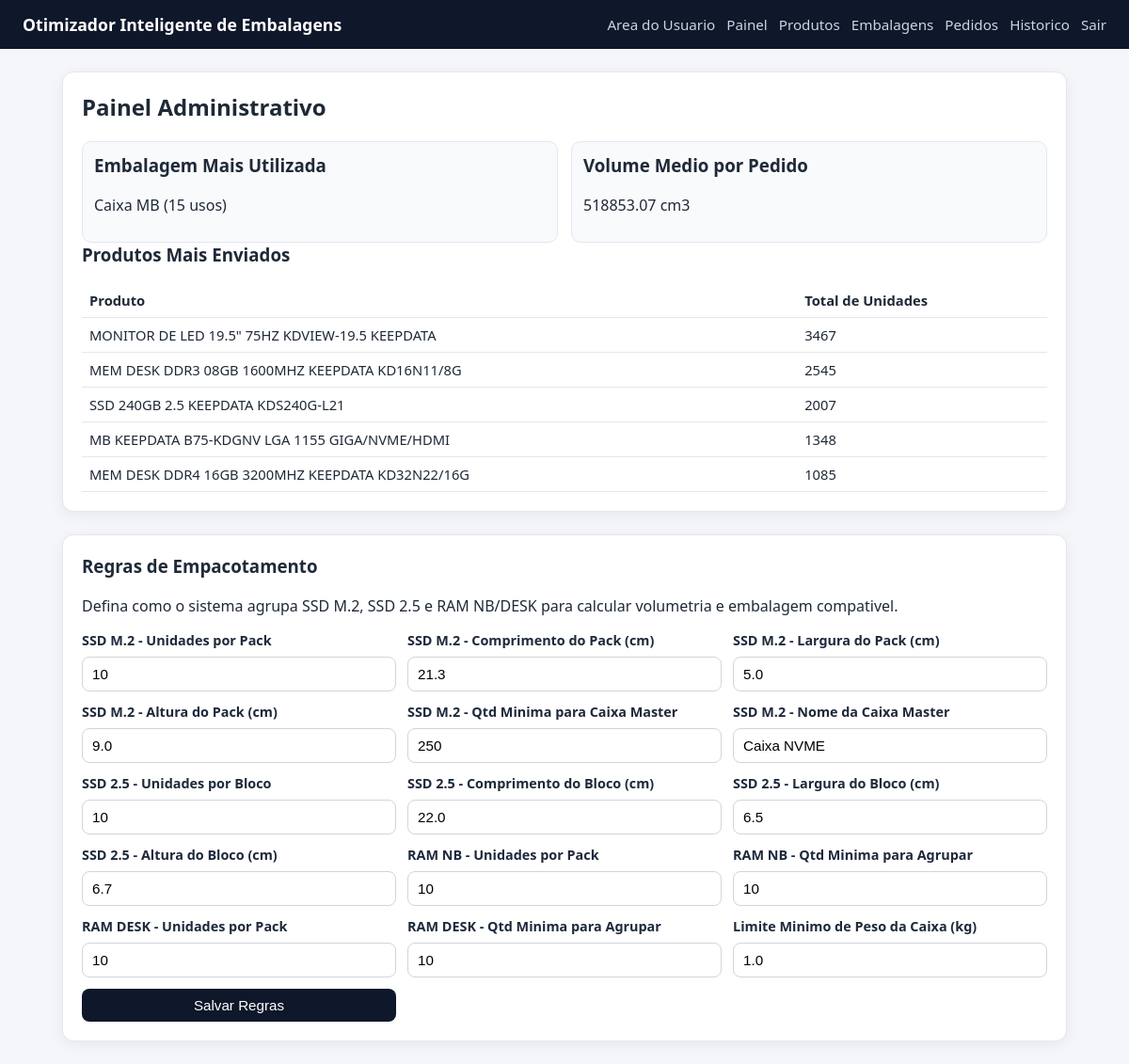
/admin (signed in), run on the app's committed database.
### tables this page shows
CREATE TABLE boxes (
                id INTEGER PRIMARY KEY AUTOINCREMENT,
                name TEXT NOT NULL UNIQUE,
                length_cm REAL NOT NULL,
                width_cm REAL NOT NULL,
                height_cm REAL NOT NULL,
                max_weight REAL NOT NULL
            , is_active INTEGER NOT NULL DEFAULT 1, max_capacity_weight REAL);

CREATE TABLE products (
                id INTEGER PRIMARY KEY AUTOINCREMENT,
                name TEXT NOT NULL UNIQUE,
                length_cm REAL NOT NULL,
                width_cm REAL NOT NULL,
                height_cm REAL NOT NULL,
                weight REAL NOT NULL
            , sku TEXT);

### app_volum.py (the view)
@app.route("/admin", methods=["GET"])
@admin_required
def admin_dashboard():
    stats = get_dashboard_stats(DB_PATH)
    packing_rules = get_packing_rules(DB_PATH)
    return render_template("dashboard.html", stats=stats, packing_rules=packing_rules)

### app_volum.py (called while the page is built)
def admin_required(view_func):
    @wraps(view_func)
    def _wrapped(*args, **kwargs):
        if not session.get("is_admin"):
            next_url = request.path
            return redirect(url_for("admin_login", next=next_url))
        return view_func(*args, **kwargs)
    return _wrapped

### database.py (called while the page is built)
def get_connection(db_path):
    conn = sqlite3.connect(db_path)
    conn.row_factory = sqlite3.Row
    return conn

def _safe_int(value, default):
    try:
        return int(float(value))
    except Exception:
        return int(default)

def _safe_float(value, default):
    try:
        return float(value)
    except Exception:
        return float(default)

### templates/dashboard.html
{% extends 'base.html' %}
{% block content %}
<section class="card">
    <h2>Painel Administrativo</h2>
    <div class="stats-grid">
        <div class="stat-box">
            <h3>Embalagem Mais Utilizada</h3>
            {% if stats.most_used_box %}
                <p>{{ stats.most_used_box['name'] }} ({{ stats.most_used_box['uses'] }} usos)</p>
            {% else %}
                <p>Ainda nao ha dados de expedicao.</p>
            {% endif %}
        </div>
        <div class="stat-box">
            <h3>Volume Medio por Pedido</h3>
            <p>{{ '%.2f'|format(stats.avg_volume) }} cm3</p>
        </div>
    </div>
    <h3>Produtos Mais Enviados</h3>
    <table>
        <thead>
            <tr><th>Produto</th><th>Total de Unidades</th></tr>
        </thead>
        <tbody>
        {% for row in stats.top_products %}
            <tr>
                <td>{{ row['name'] }}</td>
                <td>{{ row['total_qty'] }}</td>
            </tr>
        {% else %}
            <tr><td colspan="2">Ainda nao ha dados de envio por produto.</td></tr>
        {% endfor %}
        </tbody>
    </table>
</section>
<section class="card" style="margin-top: 1.5rem;">
    <h3>Regras de Empacotamento</h3>
    <p>Defina como o sistema agrupa SSD M.2, SSD 2.5 e RAM NB/DESK para calcular volumetria e embalagem compativel.</p>
    <form method="post" action="{{ url_for('admin_packing_settings') }}" class="form-grid cols-2 form-packing">
        <label>SSD M.2 - Unidades por Pack
            <input type="number" min="1" step="1" name="ssdm2_bundle_qty" value="{{ packing_rules.get('ssdm2_bundle_qty', 10) }}" required>
        </label>
        <label>SSD M.2 - Comprimento do Pack (cm)
            <input type="number" min="0.1" step="0.1" name="ssdm2_bundle_length_cm" value="{{ packing_rules.get('ssdm2_bundle_length_cm', 21.3) }}" required>
        </label>
        <label>SSD M.2 - Largura do Pack (cm)
            <input type="number" min="0.1" step="0.1" name="ssdm2_bundle_width_cm" value="{{ packing_rules.get('ssdm2_bundle_width_cm', 5.0) }}" required>
        </label>
        <label>SSD M.2 - Altura do Pack (cm)
            <input type="number" min="0.1" step="0.1" name="ssdm2_bundle_height_cm" value="{{ packing_rules.get('ssdm2_bundle_height_cm', 9.0) }}" required>
        </label>
        <label>SSD M.2 - Qtd Minima para Caixa Master
            <input type="number" min="1" step="1" name="ssdm2_master_box_qty" value="{{ packing_rules.get('ssdm2_master_box_qty', 250) }}" required>
        </label>
        <label>SSD M.2 - Nome da Caixa Master
            <input type="text" name="ssdm2_default_box_name" value="{{ packing_rules.get('ssdm2_default_box_name', 'Caixa NVME') }}" required>
        </label>
        <label>SSD 2.5 - Unidades por Bloco
            <input type="number" min="1" step="1" name="ssd25_bundle_qty" value="{{ packing_rules['ssd25_bundle_qty'] }}" required>
        </label>
        <label>SSD 2.5 - Comprimento do Bloco (cm)
            <input type="number" min="0.1" step="0.1" name="ssd25_bundle_length_cm" value="{{ packing_rules['ssd25_bundle_length_cm'] }}" required>
        </label>
        <label>SSD 2.5 - Largura do Bloco (cm)
            <input type="number" min="0.1" step="0.1" name="ssd25_bundle_width_cm" value="{{ packing_rules['ssd25_bundle_width_cm'] }}" required>
        </label>
        <label>SSD 2.5 - Altura do Bloco (cm)
            <input type="number" min="0.1" step="0.1" name="ssd25_bundle_height_cm" value="{{ packing_rules['ssd25_bundle_height_cm'] }}" required>
        </label>
        <label>RAM NB - Unidades por Pack
            <input type="number" min="1" step="1" name="ram_nb_bundle_qty" value="{{ packing_rules['ram_nb_bundle_qty'] }}" required>
        </label>
        <label>RAM NB - Qtd Minima para Agrupar
            <input type="number" min="1" step="1" name="ram_nb_bundle_min_qty" value="{{ packing_rules['ram_nb_bundle_min_qty'] }}" required>
        </label>
        <label>RAM DESK - Unidades por Pack
            <input type="number" min="1" step="1" name="ram_desk_bundle_qty" value="{{ packing_rules['ram_desk_bundle_qty'] }}" required>
        </label>
        <label>RAM DESK - Qtd Minima para Agrupar
            <input type="number" min="1" step="1" name="ram_desk_bundle_min_qty" value="{{ packing_rules['ram_desk_bundle_min_qty'] }}" required>
        </label>
        <label>Limite Minimo de Peso da Caixa (kg)
            <input type="number" min="0" step="0.1" name="min_effective_max_weight_kg" value="{{ packing_rules['min_effective_max_weight_kg'] }}" required>
        </label>
        <button type="submit">Salvar Regras</button>
    </form>
</section>
{% endblock %}

### static/style.css (style rules this page uses)
* { box-sizing: border-box; }
body { margin: 0; font-family: Segoe UI, Tahoma, sans-serif; background: #f4f6fa; color: #1f2937; }
.card { background: #fff; border-radius: 12px; padding: 20px; border: 1px solid #e5e7eb; box-shadow: 0 4px 16px rgba(15, 23, 42, 0.06); margin-bottom: 18px; }
h2, h3 { margin-top: 0; }
.form-grid { display: grid; gap: 12px; }
.form-grid.cols-2 { grid-template-columns: repeat(auto-fit, minmax(280px, 1fr)); }
.form-packing label { display: flex; flex-direction: column; gap: 6px; font-size: 0.9rem; font-weight: 600; color: #1e293b; }
.form-packing label input { margin-top: 2px; }
label { display: grid; gap: 6px; font-size: 0.95rem; word-break: break-word; }
input, select, button { padding: 9px 10px; border-radius: 8px; border: 1px solid #d1d5db; font-size: 0.95rem; }
button, .btn { background: #0f172a; color: #fff; border: 0; cursor: pointer; text-decoration: none; display: inline-block; }
table { width: 100%; border-collapse: collapse; margin-top: 12px; }
th, td { border-bottom: 1px solid #e5e7eb; text-align: left; padding: 8px; font-size: 0.92rem; }
.stats-grid { display: grid; gap: 14px; grid-template-columns: repeat(auto-fit, minmax(230px, 1fr)); }
.stat-box { background: #f8fafc; border: 1px solid #e2e8f0; border-radius: 10px; padding: 12px; }

### data on the page
boxes: most_used_box.name "Caixa MB"
products: name "MONITOR DE LED 19.5\" 75HZ KDVIEW-19.5 KEEPDATA", total_qty "3467"
products: name "MEM DESK DDR3 08GB 1600MHZ KEEPDATA KD16N11/8G", total_qty "2545"
products: name "SSD 240GB 2.5 KEEPDATA KDS240G-L21", total_qty "2007"
products: name "MB KEEPDATA B75-KDGNV LGA 1155 GIGA/NVME/HDMI", total_qty "1348"
products: name "MEM DESK DDR4 16GB 3200MHZ KEEPDATA KD32N22/16G", total_qty "1085"

### other printed values
{{ stats.most_used_box['uses'] }} "15"
{{ '%.2f'|format(stats.avg_volume) }} "518853.07"
